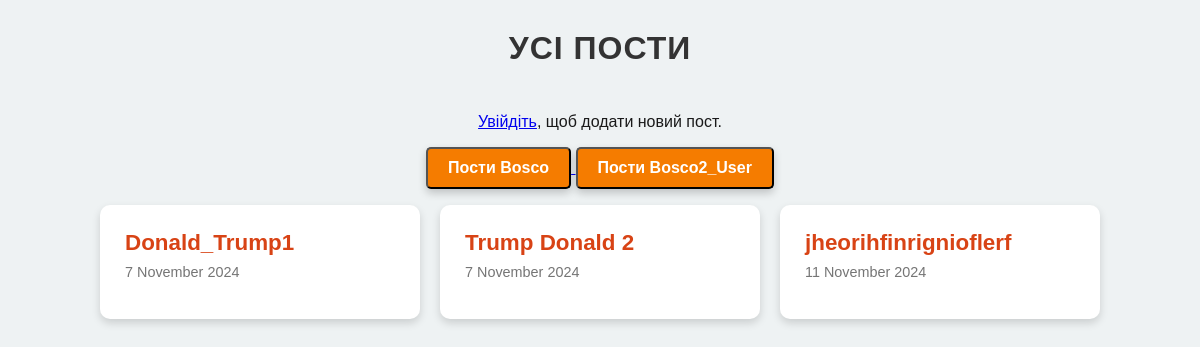
The app's page /posts/, older data.
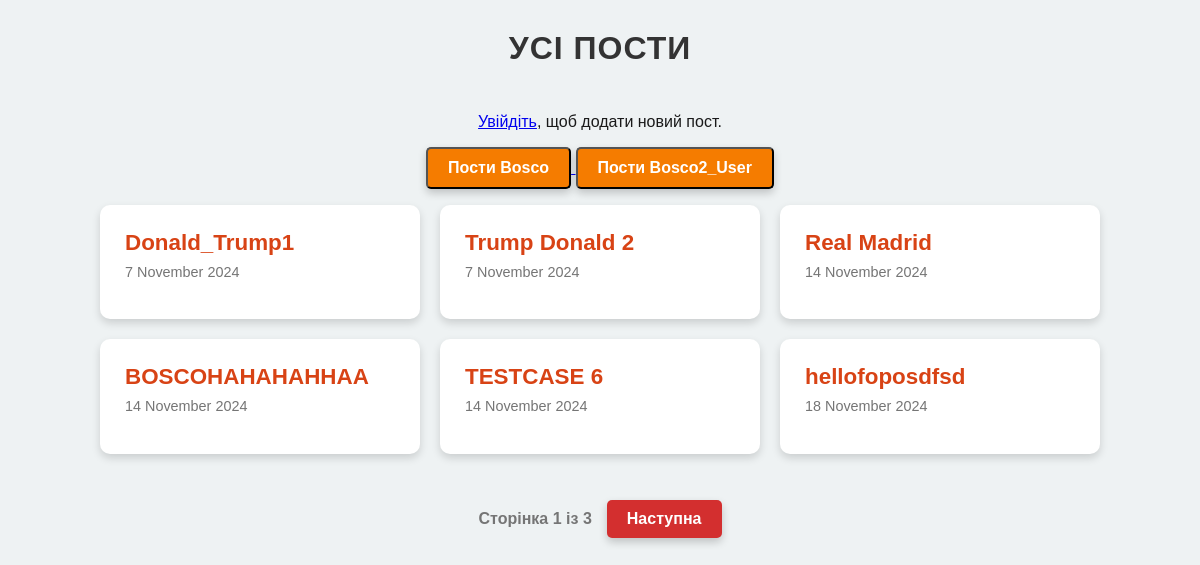
The same page, newer data.
### blog_app/models.py (models this page shows, shortened)
class BlogPost(models.Model):
    title = models.CharField(max_length=200)
    text = models.TextField()
    created_at = models.DateTimeField(auto_now_add=True)
    updated_at = models.DateTimeField(auto_now=True)
    owner = models.ForeignKey(settings.AUTH_USER_MODEL, on_delete=models.CASCADE)
    status = models.CharField(
        max_length=10,
        choices=(
            ('draft', 'Draft'),
            ('published', 'Published'),
        ),
        default='draft',
    )

### blog_app/views.py (the view)
# urls.py: path('posts/', BlogListView.as_view(), name='posts'),
class BlogListView(ListView):
    model = BlogPost
    paginate_by = 6
    context_object_name = 'blogpost_list'
    def get_queryset(self):
        status = self.kwargs.get('status', None)
        username = self.kwargs.get('username', None)  # Отримуємо username з URL
        queryset = BlogPost.objects.all()
        if username:
            queryset = queryset.filter(owner__username=username)  # Фільтруємо по користувачу
        if status == 'published':
            queryset = queryset.filter(status=BlogPost.Status.PUBLISHED)
        elif status == 'draft':
            queryset = queryset.filter(status=BlogPost.Status.DRAFT)
        return queryset
    def get_context_data(self, **kwargs):
        context = super().get_context_data(**kwargs)
        status = self.kwargs.get('status', None)
        context['status'] = status  # Додаємо статус до контексту
        return context

### blog_app/templates/blog_app/blogpost_list.html (shortened to what this page needs)
<!DOCTYPE html>
<html lang="en">
<head>
</head>
<body>
<h2>Усі Пости</h2>
{% if user.is_authenticated %}
    <a href="{% url 'blog_app:create_post' %}" class="create-button">Додати пост</a>
{% else %}
    <p><a href="{% url 'login' %}">Увійдіть</a>, щоб додати новий пост.</p>
{% endif %}
<div>
<a href="{% url 'blog_app:user_posts' 'bosco' %}">
    <button class="pagination-button">Пости Bosco</button>
</a>
<a href="{% url 'blog_app:user_posts' 'bosco2_user' %}">
    <button class="pagination-button">Пости Bosco2_User</button>
</a>
</div>
<ul class="blogpost-list">
    {% for blogpost in blogpost_list %}
    <li class="blogpost-item">
        <a href="{% url 'blog_app:post' blogpost.pk %}">{{ blogpost.title }}</a>
        <p>{{ blogpost.created_at|date:"j F Y" }}</p>
    </li>
    {% endfor %}
</ul>
<div class="pagination">
    {% if is_paginated %}
        <div class="pagination-controls">
            <span class="pagination-info">Сторінка {{ page_obj.number }} із {{ page_obj.paginator.num_pages }}</span>
            {% if page_obj.has_next %}
                <a href="?page={{ page_obj.next_page_number }}" class="pagination-button next">Наступна</a>
            {% endif %}
        </div>
    {% endif %}
</div>
</body>
</html>

### blog_app/templates/blog_app/blogpost_list.html (style rules this page uses)
body { font-family: 'Verdana', sans-serif; background-color: #eef2f3; margin: 0; padding: 20px; color: #1a1a1a; display: flex; justify-content: center; align-items: center; flex-direction: column; }
h2 { color: #333333; text-align: center; margin: 10px 0 30px; font-size: 2rem; letter-spacing: 1px; text-transform: uppercase; }
.blogpost-list { display: grid; grid-template-columns: repeat(auto-fill, minmax(280px, 1fr)); gap: 20px; list-style-type: none; padding: 0; width: 100%; max-width: 1000px; }
.blogpost-item { background-color: #ffffff; border-radius: 10px; padding: 25px; box-shadow: 0 4px 8px rgba(0, 0, 0, 0.15); transition: all 0.3s ease; position: relative; }
.blogpost-item a { text-decoration: none; color: #d84315; font-size: 1.4rem; font-weight: bold; }
.blogpost-item p { color: #757575; font-size: 0.9rem; margin-top: 8px; }
.pagination { display: flex; justify-content: center; align-items: center; margin: 30px 0; }
.pagination-controls { display: flex; gap: 15px; align-items: center; }
.pagination-button { display: inline-block; padding: 10px 20px; font-size: 1rem; font-weight: bold; text-decoration: none; background-color: #f57c00; color: white; border-radius: 5px; transition: background-color 0.3s, transform 0.2s; box-shadow: 0 4px 8px rgba(0, 0, 0, 0.2); }
.pagination-info { font-size: 1rem; font-weight: bold; color: #757575; }
.pagination-button.next { background-color: #d32f2f; }

Row changes from the older to the newer data that the page shows:
removed BlogPost: title "jheorihfinrignioflerf", created_at "11 November 2024"
added BlogPost: title "Real Madrid", created_at "14 November 2024"
added BlogPost: title "BOSCOHAHAHAHHAA", created_at "14 November 2024"
added BlogPost: title "TESTCASE 6", created_at "14 November 2024"
added BlogPost: title "hellofoposdfsd", created_at "18 November 2024"
Text that changed along with them:
{{ page_obj.number }}: (not shown) → "1"
{{ page_obj.paginator.num_pages }}: (not shown) → "3"
text now shown: "Сторінка із Наступна"
